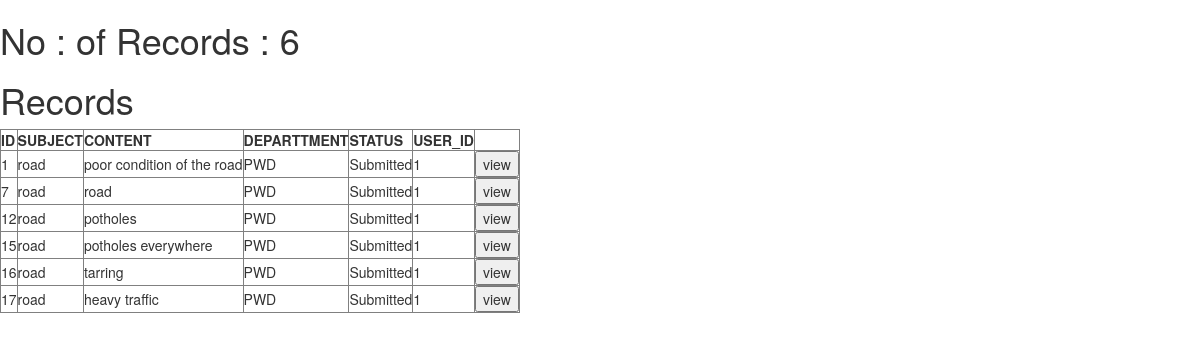
Screenshot of /groupComplaints (signed in) with the database file from the repository.
### app.py (models this page shows, shortened)
class Complaints(db.Model):
    comp_id = Column(Integer,primary_key=True)
    subject=Column(Text,nullable=False)
    content=Column(Text,nullable=False)
    department=Column(Text)
    status=Column(Text)
    user_id=Column(Integer)

### app.py (the view, shortened to what this page needs)
@app.route('/groupComplaints')
def group_complaints():
    username=User.query.all()
    usernames=[]
    departments=['PWD ','Water Authority','Environment and climate change','KSEB','KSRTC']
    for i in username:
        usernames.append(i.username)
    waterdata=Complaints.query.filter(Complaints.department=='Water Authority')
    pwddata=Complaints.query.filter(Complaints.department=='PWD')
    envdata=Complaints.query.filter(Complaints.department=='Environment and climate change')
    ksebdata=Complaints.query.filter(Complaints.department=='KSEB')
    ksrtcdata=Complaints.query.filter(Complaints.department=='KSRTC')
    username=session['depart']
    print("session",username)
    water_id=[]
    water_subject=[]
    water_content=[]
    water_department=[]
    water_user_id=[]
    water_status=[]
    for i in waterdata:
        water_id.append(i.comp_id)
        water_subject.append(i.subject)
        water_content.append(i.content)
        water_department.append(i.department)
        water_user_id.append(i.user_id)
        water_status.append(i.status)
    length_water=len(water_id)
    pwd_id=[]
    pwd_subject=[]
    pwd_content=[]
    pwd_department=[]
    pwd_status=[]
    pwd_user_id =[]
    for i in pwddata:
        pwd_id.append(i.comp_id)
        pwd_subject.append(i.subject)
        pwd_content.append(i.content)
        pwd_department.append(i.department)
        pwd_status.append(i.status)
        pwd_user_id.append(i.user_id)
    length_pwd=len(pwd_id)
    ksrtc_id=[]
    ksrtc_subject=[]
    ksrtc_content=[]
    ksrtc_department=[]
    ksrtc_status=[]
    ksrtc_user_id=[]
    length_ksrtc=len(ksrtc_id)
    env_id=[]
    env_subject=[]
    env_content=[]
    env_department=[]
    env_status=[]
    env_user_id=[]
    for i in envdata:
        env_id.append(i.comp_id)
        env_subject.append(i.subject)
        env_content.append(i.content)
        env_department.append(i.department)
        env_status.append(i.status)
        env_user_id.append(i.user_id)
    length_env=len(env_id)
    kseb_id=[]
    kseb_subject=[]
    kseb_content=[]
    kseb_department=[]
    kseb_status=[]
    kseb_user_id=[]
    for i in ksebdata:
        kseb_id.append(i.comp_id)
        kseb_subject.append(i.subject)
        kseb_content.append(i.content)
        kseb_department.append(i.department)
        kseb_status.append(i.status)
        kseb_user_id.append(i.user_id)
    length_kseb=len(kseb_id)
    if username=='wateradmin':
        return render_template('group_table_water.html',water_status=water_status,water_user_id=water_user_id,length_water=length_water,water_id=water_id,water_subject=water_subject,water_content=water_content,water_department=water_department)
    if username=='pwdadmin':
        return render_template('group_table_pwd.html',length_pwd=length_pwd,pwd_status=pwd_status,pwd_user_id=pwd_user_id,pwd_id=pwd_id,pwd_subject=pwd_subject,pwd_content=pwd_content,pwd_department=pwd_department)

### app.py (called while the page is built)
@app.teardown_appcontext
def shutdown_session(exception=None):
    db_session.remove()

### templates/group_table_pwd.html
{% extends "bootstrap/base.html"%}
{%block content%}
<h1>No : of Records : {{length_pwd}}</h1>
<h1>Records</h1>
<table border="1">
    <tr> <th>ID</th>
        <th>SUBJECT</th>
        <th>CONTENT</th>
        <th>DEPARTTMENT</th>
        <th>STATUS</th>
        <th>USER_ID</th>
        <th></th>
    </tr>
    {% for i in range(0,length_pwd) %}
    <tr>
        <td>{{pwd_id[i]}}</td>
        <td>{{pwd_subject[i]}}</td>
        <td>{{pwd_content[i]}}</td>
        <td>{{pwd_department[i]}}</td>
        <td>{{pwd_status[i]}}</td>
        <td>{{pwd_user_id[i]}}</td>
        <td><input type="submit"value="view"></td>
    </tr>
    {% endfor %}
</table>
{% endblock %}

### rows the page displays
Complaints: subject "road", content "poor condition of the road", department "PWD", status "Submitted"
Complaints: subject "road", content "road", department "PWD", status "Submitted"
Complaints: subject "road", content "potholes", department "PWD", status "Submitted"
Complaints: subject "road", content "potholes everywhere", department "PWD", status "Submitted"
Complaints: subject "road", content "tarring", department "PWD", status "Submitted"
Complaints: subject "road", content "heavy traffic", department "PWD", status "Submitted"

### other values shown
{{ length_pwd }} "6"
{{ pwd_id[i] }} "1" "7" "12" "15" "16" "17"
{{ pwd_user_id[i] }} "1" "1" "1" "1" "1" "1"
